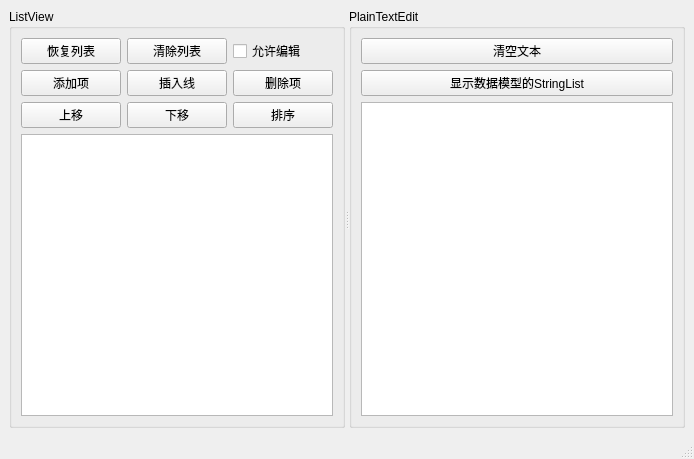
<?xml version="1.0" encoding="UTF-8"?>
<ui version="4.0">
 <class>MainWindow</class>
 <widget class="QMainWindow" name="MainWindow">
  <property name="geometry">
   <rect>
    <x>0</x>
    <y>0</y>
    <width>694</width>
    <height>459</height>
   </rect>
  </property>
  <property name="windowTitle">
   <string>MainWindow</string>
  </property>
  <widget class="QWidget" name="centralwidget">
   <layout class="QHBoxLayout" name="horizontalLayout">
    <item>
     <widget class="QSplitter" name="splitter">
      <property name="orientation">
       <enum>Qt::Horizontal</enum>
      </property>
      <widget class="QGroupBox" name="groupBox">
       <property name="sizePolicy">
        <sizepolicy hsizetype="Fixed" vsizetype="Preferred">
         <horstretch>0</horstretch>
         <verstretch>0</verstretch>
        </sizepolicy>
       </property>
       <property name="title">
        <string>ListView</string>
       </property>
       <layout class="QGridLayout" name="gridLayout">
        <item row="0" column="0">
         <widget class="QPushButton" name="pbnRecovery">
          <property name="sizePolicy">
           <sizepolicy hsizetype="Preferred" vsizetype="Fixed">
            <horstretch>0</horstretch>
            <verstretch>0</verstretch>
           </sizepolicy>
          </property>
          <property name="text">
           <string>恢复列表</string>
          </property>
         </widget>
        </item>
        <item row="0" column="1">
         <widget class="QPushButton" name="pbnClearList">
          <property name="sizePolicy">
           <sizepolicy hsizetype="Preferred" vsizetype="Fixed">
            <horstretch>0</horstretch>
            <verstretch>0</verstretch>
           </sizepolicy>
          </property>
          <property name="text">
           <string>清除列表</string>
          </property>
         </widget>
        </item>
        <item row="0" column="2">
         <widget class="QCheckBox" name="cbxEditable">
          <property name="sizePolicy">
           <sizepolicy hsizetype="Preferred" vsizetype="Fixed">
            <horstretch>0</horstretch>
            <verstretch>0</verstretch>
           </sizepolicy>
          </property>
          <property name="text">
           <string>允许编辑</string>
          </property>
         </widget>
        </item>
        <item row="1" column="0">
         <widget class="QPushButton" name="pbnAddItem">
          <property name="text">
           <string>添加项</string>
          </property>
         </widget>
        </item>
        <item row="1" column="1">
         <widget class="QPushButton" name="pbnInsertItem">
          <property name="text">
           <string>插入线</string>
          </property>
         </widget>
        </item>
        <item row="1" column="2">
         <widget class="QPushButton" name="pbnDeleteItem">
          <property name="text">
           <string>删除项</string>
          </property>
         </widget>
        </item>
        <item row="2" column="0">
         <widget class="QPushButton" name="pbnMoveUp">
          <property name="text">
           <string>上移</string>
          </property>
         </widget>
        </item>
        <item row="2" column="1">
         <widget class="QPushButton" name="pbnMoveDown">
          <property name="text">
           <string>下移</string>
          </property>
         </widget>
        </item>
        <item row="2" column="2">
         <widget class="QPushButton" name="pbnSort">
          <property name="text">
           <string>排序</string>
          </property>
         </widget>
        </item>
        <item row="3" column="0" colspan="3">
         <widget class="QListView" name="listView">
          <property name="sizePolicy">
           <sizepolicy hsizetype="Expanding" vsizetype="Expanding">
            <horstretch>0</horstretch>
            <verstretch>0</verstretch>
           </sizepolicy>
          </property>
         </widget>
        </item>
       </layout>
      </widget>
      <widget class="QGroupBox" name="groupBox_2">
       <property name="title">
        <string>PlainTextEdit</string>
       </property>
       <layout class="QGridLayout" name="gridLayout_2">
        <item row="0" column="0">
         <widget class="QPushButton" name="pbnClearText">
          <property name="text">
           <string>清空文本</string>
          </property>
         </widget>
        </item>
        <item row="1" column="0">
         <widget class="QPushButton" name="pbnShowListStr">
          <property name="text">
           <string>显示数据模型的StringList</string>
          </property>
         </widget>
        </item>
        <item row="2" column="0">
         <widget class="QPlainTextEdit" name="plainTextEdit"/>
        </item>
       </layout>
      </widget>
     </widget>
    </item>
   </layout>
  </widget>
  <widget class="QStatusBar" name="statusbar"/>
 </widget>
 <resources/>
 <connections/>
</ui>
